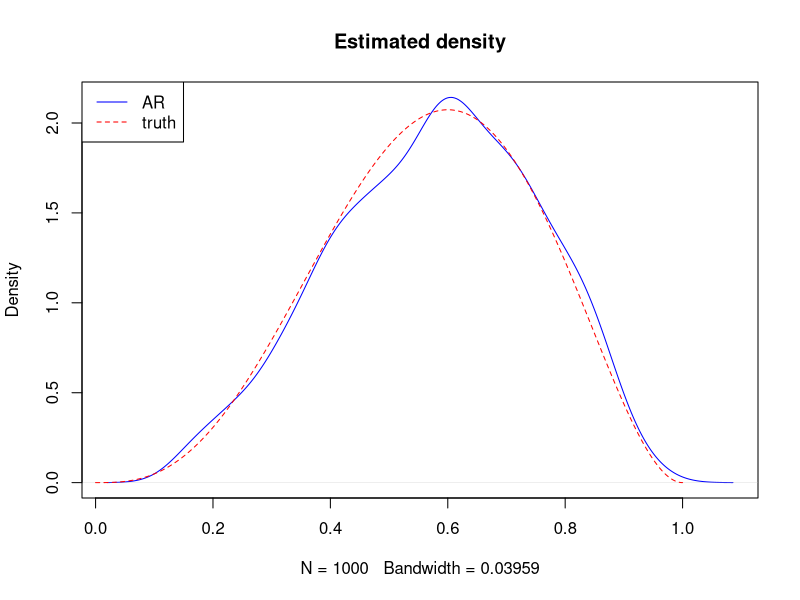

Here is the R script that generated this plot:
#Accept/Reject Sampler to draw from Beta(4,3)

set.seed(123)

simulate_beta <- function()
{
  c <- 60 * (3/5)^3 * (2/5)^2 #calculate c
  
  accept <- 0 #indicate an accept or reject
  
  counter <- 0 #count the number of loops
  
  while(accept == 0)
  {
    counter <- counter + 1
    U <- runif(1) #Draw from U(0,1)
    proposal.value <- runif(1) #Proposal value from g
    
    ratio = dbeta(proposal.value, shape1 = 4, shape2 = 3)/c
    
    if(U <= ratio)
    {
      accept <- 1
      return(c(proposal.value, counter))
    }
    
  }
}


#one sample
simulate_beta() #call the above function

#1000 samples
x.samples.target <- vector("numeric", length = 1000)
x.iterations <- vector("numeric", length = 1000)

for(t in 1:1000)
{
  dummy <- simulate_beta() #calling the function in dummy
  x.samples.target[t] <- dummy[1]
  x.iterations[t] <- dummy[2]
}


#check
x <- seq(0,1, length= 600)
plot(density(x.samples.target), main = "Estimated density", col = "blue")
lines(x, dbeta(x, shape1 = 4, shape2 = 3), col = "red", lty = 2)
legend("topleft", lty = 1:2, col = c("blue","red"), legend = c("AR", "truth"))


#let us look at the expected number of iterations
c <- 60 * (3/5)^3 * (2/5)^2
mean(x.iterations)
